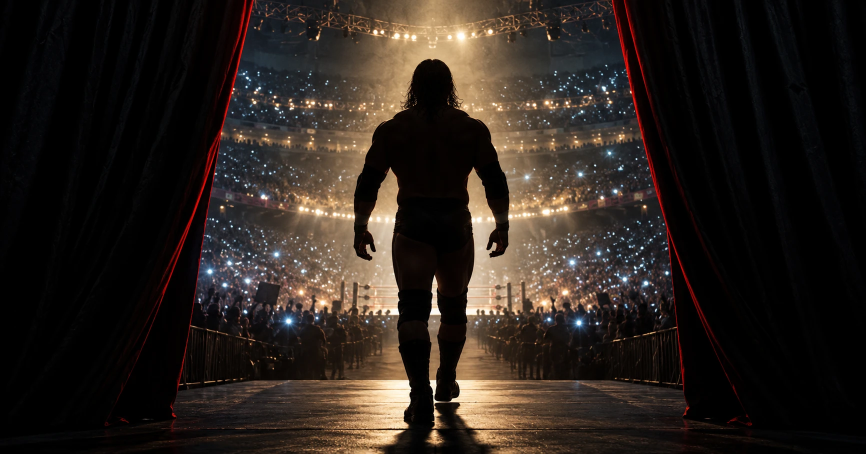
#> input picture art/walkout.webp, 1731 x 908 px (shown at 1/2 size); its folder holds only this picture in this run
$ python make_art.py
#> lines starting #> are read from the running program, lines starting #| are printed output that depends on the picture
"""Build the share banner and icons from art/walkout.webp.

    python scripts/make_art.py

Writes Next.js file-convention assets into src/app/ (picked up automatically):
    opengraph-image.jpg, twitter-image.jpg   1200x630 share banner
    icon.jpg                                  512x512
    apple-icon.jpg                            180x180, opaque
    favicon.ico                               16/32/48
and art/preview.png, a contact sheet showing everything at real size.
Also src/share-assets/share-bg.jpg, the backdrop for per-result share cards.
"""
import math
import pathlib

from PIL import Image, ImageDraw, ImageEnhance, ImageFont

ROOT = pathlib.Path(__file__).resolve().parent.parent
ART = ROOT / "art"
APP = ROOT / "src/app"
SRC = Image.open(ART / "walkout.webp").convert("RGB")  # 1731x908
#> SRC is the input picture: PIL image 1731x908 RGB; mean R, G, B 42.5, 34.5, 28.9

INK = (7, 8, 11)
WHITE = (255, 255, 255)
GOLD = (255, 212, 0)
RED = (232, 17, 45)
SKEW = math.tan(math.radians(14))

# The wrestler, in source pixels: head ~y118, waist ~y470, feet ~y850, centred on x~865.
FIGURE_X = 865


def font(name, size, weight=None):
    f = ImageFont.truetype(str(ART / "fonts" / name), size)
    if weight:
        f.set_variation_by_name(weight)
    return f


def plate(draw, x, y, text, fnt, fill, ink, pad_x=18, pad_y=6, baseline_nudge=0):
    """Broadcast plate: a -14deg parallelogram with straight text inside. Returns its right edge."""
    l, t, r, b = draw.textbbox((0, 0), text, font=fnt)
    w, h = r - l + pad_x * 2, b - t + pad_y * 2
    off = h * SKEW
    draw.polygon([(x + off, y), (x + w + off, y), (x + w, y + h), (x, y + h)], fill=fill)
    draw.text((x + pad_x + off / 2 - l, y + pad_y - t + baseline_nudge), text, font=fnt, fill=ink)
    return x + w + off


def banner():
    im = SRC.resize((1200, 630), Image.LANCZOS)
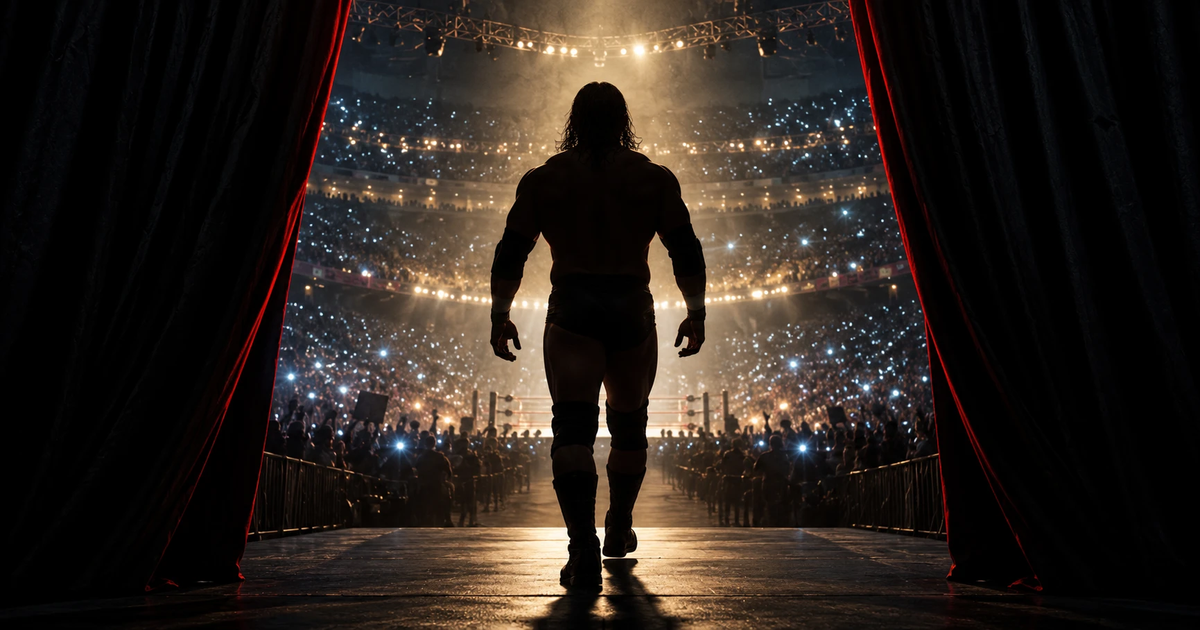
#> im: PIL image 1200x630 RGB; mean R, G, B 42.5, 34.5, 28.9
    # fade the left side toward black so the type sits on the curtain, not the crowd
    fade = Image.new("L", (1200, 630), 0)
#> fade: PIL image 1200x630 L; every value is 0
    fd = ImageDraw.Draw(fade)
    for x0 in range(560):
        fd.line([(x0, 0), (x0, 630)], fill=int(205 * (1 - x0 / 560) ** 1.6))
    im = Image.composite(Image.new("RGB", im.size, INK), im, fade)
    d = ImageDraw.Draw(im)
    x, y = 46, 150
    plate(d, x, y, "THE PUSH", font("Teko.ttf", 104, b"Bold"), WHITE, INK, pad_x=20, pad_y=4)
    y2 = y + 132
    plate(d, x, y2, "DAILY WRESTLING TRIVIA", font("SairaCondensed-ExtraBold.ttf", 30), GOLD, INK, pad_x=14, pad_y=8)
    tag = font("SairaCondensed-Bold.ttf", 27)
    for i, line in enumerate(["5 QUESTIONS · 15 SECONDS EACH", "THE IMMACULATE RING", "NEW CARD EVERY NIGHT"]):
        d.text((x + 4, y2 + 66 + i * 36), line, font=tag, fill=(230, 233, 240))
    return im


def share_bg():
    """Backdrop for per-result share cards: the walk-out pushed right, the left faded to black for the score."""
    canvas = Image.new("RGB", (1200, 630), INK)
    canvas.paste(SRC.resize((1201, 630), Image.LANCZOS), (300, 0))
    fade = Image.new("L", canvas.size, 0)
    fd = ImageDraw.Draw(fade)
    for x0 in range(300, 760):
        fd.line([(x0, 0), (x0, 630)], fill=int(255 * (1 - (x0 - 300) / 460) ** 1.4))
    fd.rectangle((0, 0, 300, 630), fill=255)
    canvas = Image.composite(Image.new("RGB", canvas.size, INK), canvas, fade)
    return ImageEnhance.Brightness(canvas).enhance(0.9)


def square(cx, top, side, contrast=1.0, size=512):
    box = (cx - side // 2, top, cx + side // 2, top + side)
    sq = SRC.crop(box)
    if contrast != 1.0:
        sq = ImageEnhance.Contrast(sq).enhance(contrast)
    return sq.resize((size, size), Image.LANCZOS)


def main():
    b = banner()
    b.save(APP / "opengraph-image.jpg", quality=86, optimize=True, progressive=True)
    b.save(APP / "twitter-image.jpg", quality=86, optimize=True, progressive=True)
    share_bg().save(ROOT / "src/share-assets/share-bg.jpg", quality=84, optimize=True, progressive=True)

    big = square(FIGURE_X, 96, 780)                   # whole walk-out, curtains just at the edges
    small = square(FIGURE_X, 104, 470, contrast=1.35)  # head to hips: a shape that survives 16-32px
    big.save(APP / "icon.jpg", quality=88, optimize=True)
    big.resize((180, 180), Image.LANCZOS).save(APP / "apple-icon.jpg", quality=90, optimize=True)
    small.save(APP / "favicon.ico", sizes=[(16, 16), (32, 32), (48, 48)])
    # home page hero: the full scene for wide screens, a curtain-to-curtain crop for phones
    SRC.resize((1600, round(1600 * SRC.height / SRC.width)), Image.LANCZOS).save(
        ROOT / "public" / "hero-wide.jpg", quality=82, optimize=True, progressive=True)
    SRC.crop((FIGURE_X - 380, 0, FIGURE_X + 380, SRC.height)).save(
        ROOT / "public" / "hero-tall.jpg", quality=82, optimize=True, progressive=True)
    # home-screen app icons for the web manifest (Android / installed PWA)
    for px in (192, 512):
        big.resize((px, px), Image.LANCZOS).save(ROOT / "public" / f"icon-{px}.png", optimize=True)

    # contact sheet: everything at real size on the site's background
    sheet = Image.new("RGB", (1260, 1040), INK)
    d = ImageDraw.Draw(sheet)
    label = font("SairaCondensed-Bold.ttf", 20)
    sheet.paste(b, (30, 40))
    d.text((30, 10), "Share banner 1200x630", font=label, fill=WHITE)
    yy = 700
    d.text((30, yy - 30), "icon 512 (shown at 256)", font=label, fill=WHITE)
    sheet.paste(big.resize((256, 256), Image.LANCZOS), (30, yy))
    d.text((320, yy - 30), "apple-icon 180", font=label, fill=WHITE)
    sheet.paste(big.resize((180, 180), Image.LANCZOS), (320, yy))
    d.text((540, yy - 30), "favicon 48 / 32 / 16 (real size)", font=label, fill=WHITE)
    for i, s in enumerate((48, 32, 16)):
        sheet.paste(small.resize((s, s), Image.LANCZOS), (540 + i * 70, yy))
    d.text((540, yy + 80), "favicon 32 / 16 blown up 6x", font=label, fill=WHITE)
    for i, s in enumerate((32, 16)):
        sheet.paste(small.resize((s, s), Image.LANCZOS).resize((s * 6, s * 6), Image.NEAREST), (540 + i * 210, yy + 110))
    # a fake browser tab, light and dark
    for i, (bg, fg) in enumerate([((222, 225, 230), (30, 30, 30)), ((53, 54, 58), (232, 234, 237))]):
        tx, ty = 990, yy + i * 60
        d.rounded_rectangle((tx, ty, tx + 240, ty + 40), radius=8, fill=bg)
        sheet.paste(small.resize((16, 16), Image.LANCZOS), (tx + 12, ty + 12))
        d.text((tx + 36, ty + 9), "The Push: daily wrest...", font=font("SairaCondensed-Bold.ttf", 17), fill=fg)
    sheet.save(ART / "preview.png")
    print("wrote", [p.name for p in APP.glob("*") if p.suffix in (".jpg", ".ico")], "and art/preview.png")


if __name__ == "__main__":
#> (the run stopped early here; a loop or call above may not have finished)
